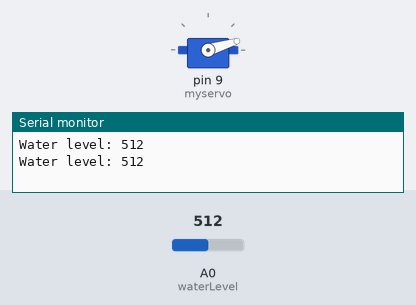
Recording of a sketch running on a simulated Arduino Uno, built with avr-gcc and run on an emulated ATmega328P. On the bench: servo, the last lines printed to the serial monitor. The inputs (shaded band) are chosen by the test bench; at power-on: A0 (waterLevel) = 512.

Above: at 1.8 s.
1.9 s: A0 (waterLevel) set to 356
4.2 s: A0 (waterLevel) set to 336
At 7.1 s:
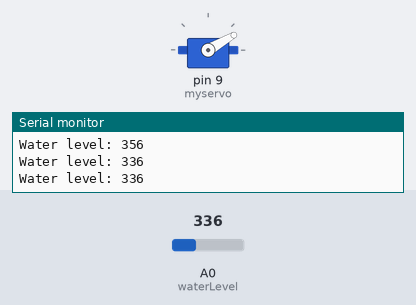
7.5 s: A0 (waterLevel) set to 513
10.3 s: A0 (waterLevel) set to 543
At 13.2 s:
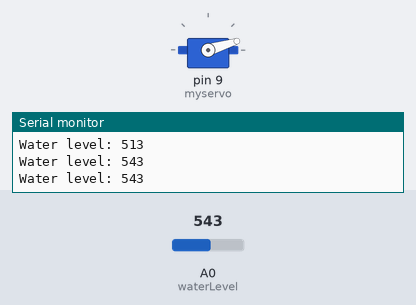
13.7 s: A0 (waterLevel) set to 340
At 16.4 s:
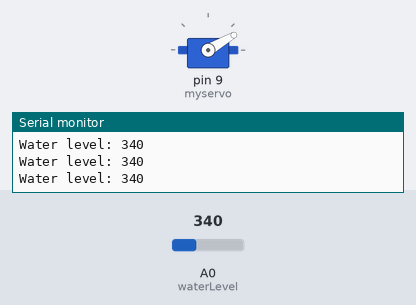
Timing chart, 0 to 17.8 s (numbered marks = the images above; inputs shaded):
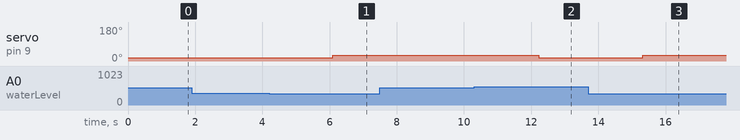

The sketch:

FinalCode.ino
```cpp
/*
 * Jakob Lutch Final Project
 * ECE 387
 * Prof. Jamieson
 * Self Draining Reservoir
 * Final Code
*/

#include <Servo.h>
#define waterLevel A0
Servo myservo;
int position1 = 30;
int position2 = 17;
int val = 0;
int upperLevel = 525;
int lowerLevel = 350;

void setup() {
  myservo.attach(9);
  myservo.write(17);
  Serial.begin(9600);
}

void loop() {

  int level = readSensor();
  Serial.print("Water level: ");
  Serial.println(level);
  delay(1000);

  if(level>upperLevel){
    myservo.write(position2);
    delay(15);
  }
  if(level<lowerLevel){
    myservo.write(position1);
    delay(15);
  }
}

int readSensor(){
  delay(15);
  val = analogRead(waterLevel);
  return val;
}
```

Measured:
- the behaviour switches between 350 and 349 on A0 (waterLevel) (found by bisection; images 0 and 1)
- the behaviour switches between 525 and 526 on A0 (waterLevel) (found by bisection; images 1 and 2)
- after the input at 4.2 s, servo on pin 9 (myservo): 17° → 30° after 1.9 s
- after the input at 10.3 s, servo on pin 9 (myservo): 30° → 17° after 1.9 s
- after the input at 13.7 s, servo on pin 9 (myservo): 17° → 30° after 1.6 s
